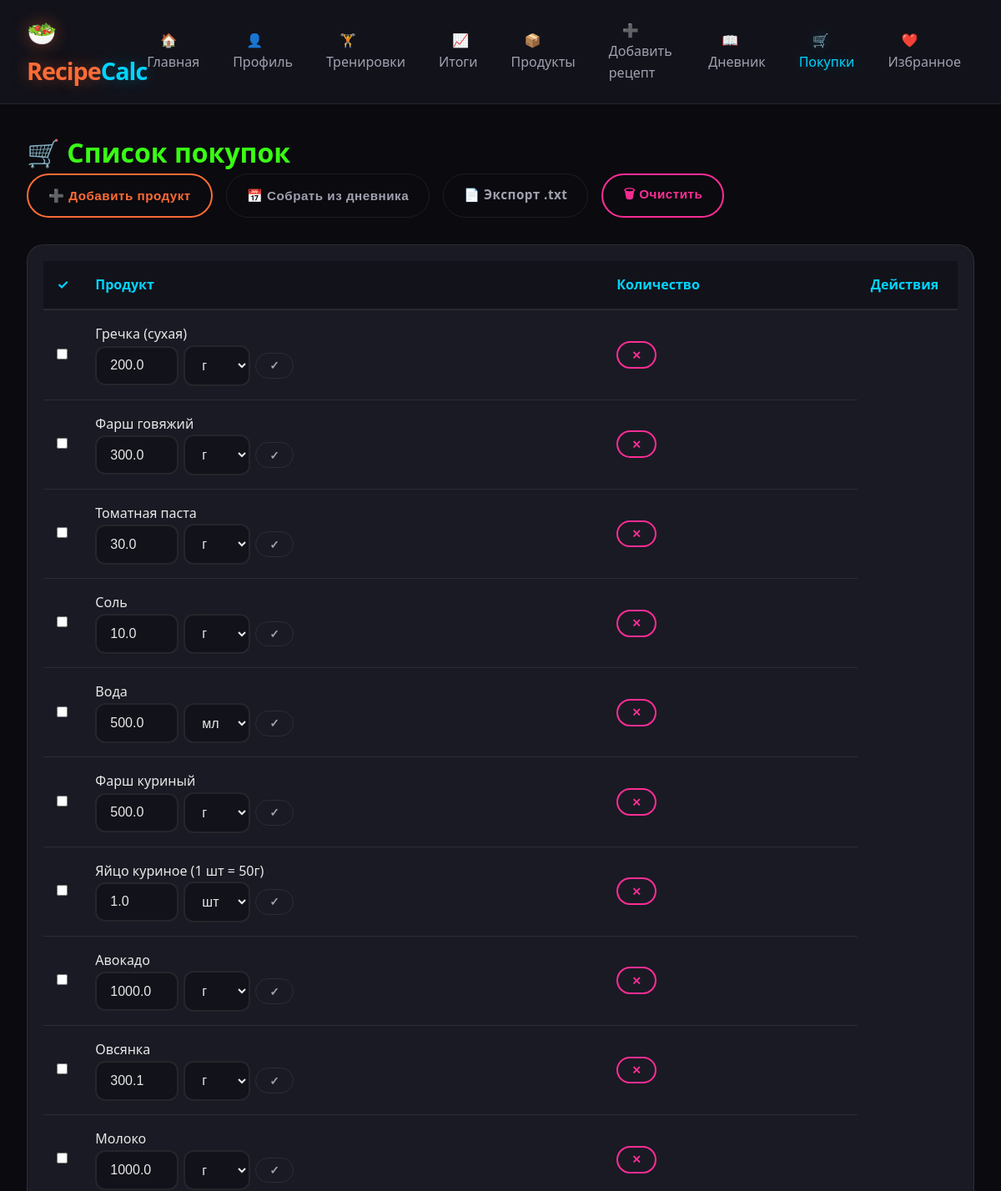
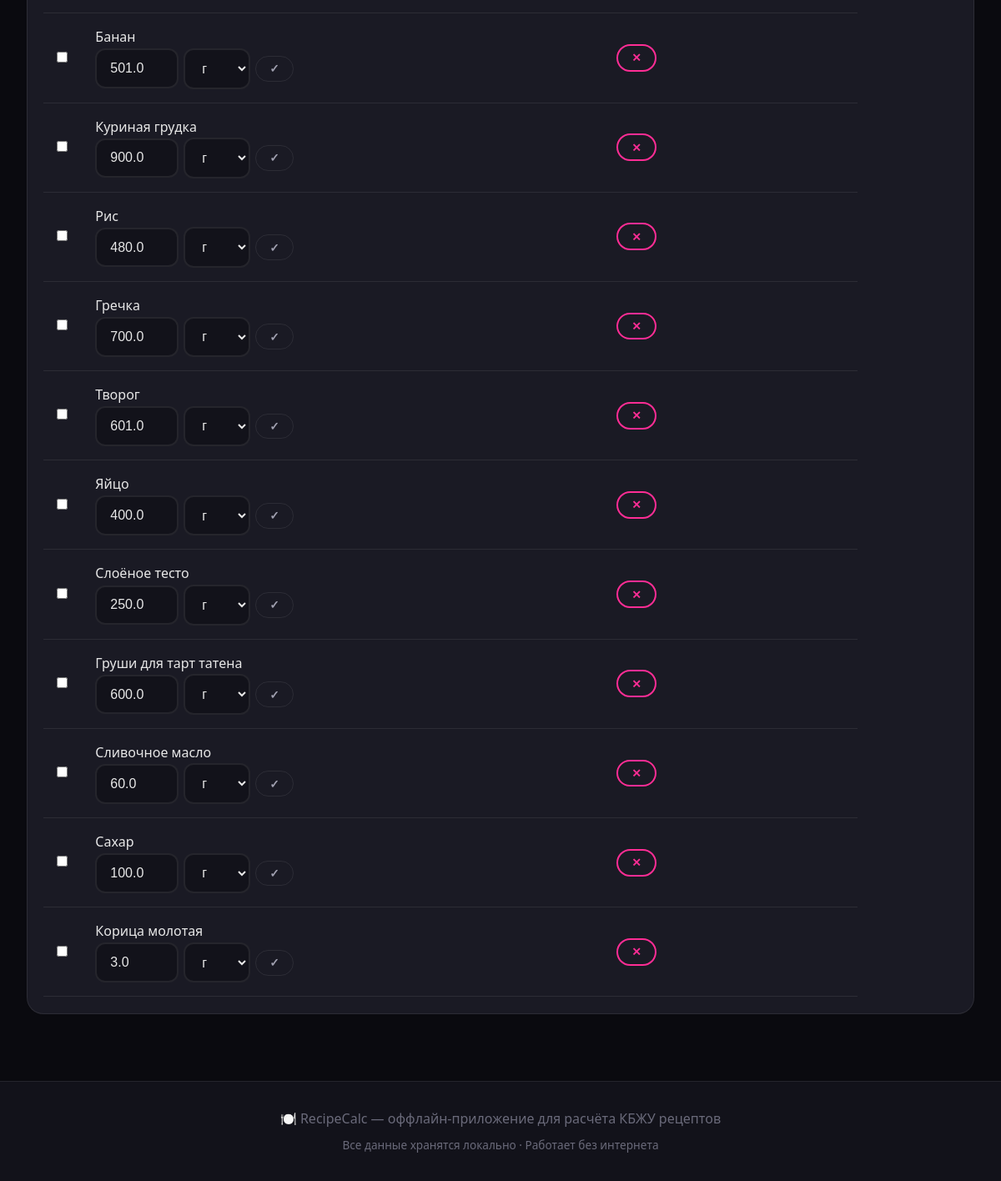
Screenshot of /shopping/ with the database file from the repository (2 pictures, top to bottom).
### models.py (models this page shows, shortened)
class ShoppingItem(db.Model):
    id = db.Column(db.Integer, primary_key=True)
    product_id = db.Column(db.Integer, db.ForeignKey('product.id'), nullable=True)  # может быть NULL
    name = db.Column(db.String(200), nullable=False)            # название на случай удаления продукта
    quantity = db.Column(db.Float, default=0.0)                 # количество
    unit = db.Column(db.String(20), default='г')                # единица измерения
    purchased = db.Column(db.Boolean, default=False)
    created_at = db.Column(db.DateTime, default=datetime.utcnow)
    updated_at = db.Column(db.DateTime, default=datetime.utcnow, onupdate=datetime.utcnow)

### routes/shopping.py (the view)
@shopping_bp.route('/')
def shopping_list():
    items = ShoppingItem.query.order_by(ShoppingItem.purchased, ShoppingItem.created_at).all()
    return render_template('shopping.html', items=items, today=date.today())

### templates/shopping.html (shortened to what this page needs)
{% extends "base.html" %}
{% block content %}
<h1 style="color: var(--neon-green);">🛒 Список покупок</h1>
<div class="d-flex gap-2 flex-wrap mb-4">
    <button class="btn btn-primary" onclick="showAddItemModal()">➕ Добавить продукт</button>
    <button class="btn btn-outline" onclick="showDiaryModal()">📅 Собрать из дневника</button>
    <a href="{{ url_for('shopping.export_txt') }}" class="btn btn-outline">📄 Экспорт .txt</a>
    <form method="POST" action="{{ url_for('shopping.clear_list') }}" onsubmit="return confirm('Очистить весь список?')">
        <button type="submit" class="btn btn-danger">🗑 Очистить</button>
    </form>
</div>
<div class="card">
    <div class="card-body">
        {% if items %}
        <table class="table">
            <thead>
                <tr>
                    <th style="width:40px;">✓</th>
                    <th>Продукт</th>
                    <th>Количество</th>
                    <th style="width:120px;">Действия</th>
                </tr>
            </thead>
            <tbody>
                {% for item in items %}
                <tr class="{% if item.purchased %}table-success{% endif %}" id="row-{{ item.id }}">
                    <td>
                        <input type="checkbox" class="form-check-input toggle-purchased" data-item-id="{{ item.id }}" {% if item.purchased %}checked{% endif %}>
                    </td>
                    <td>
                        <span class="{% if item.purchased %}text-decoration-line-through{% endif %}">{{ item.name }}</span>
                        <form method="POST" action="{{ url_for('shopping.update_item', item_id=item.id) }}" style="margin:0;">
                            <div style="display:flex; align-items:center; gap:6px;">
                                <input type="number" name="quantity" value="{{ item.quantity }}" step="0.1" min="0" style="width:100px;" class="form-control form-control-sm">
                                <select name="unit" class="form-control form-control-sm" style="width:80px;">
                                    <option value="г" {% if item.unit == 'г' %}selected{% endif %}>г</option>
                                    <option value="мл" {% if item.unit == 'мл' %}selected{% endif %}>мл</option>
                                    <option value="шт" {% if item.unit == 'шт' %}selected{% endif %}>шт</option>
                                </select>
                                <button type="submit" class="btn btn-sm btn-outline" style="flex-shrink:0;">✓</button>
                            </div>
                        </form>
                    <td>
                        <form method="POST" action="{{ url_for('shopping.delete_item', item_id=item.id) }}" onsubmit="return confirm('Удалить позицию?')">
                            <button type="submit" class="btn btn-sm btn-danger">✕</button>
                        </form>
                    </td>
                </tr>
                {% endfor %}
            </tbody>
        </table>
        {% else %}
        <p class="text-center mt-4">Список пуст. Добавьте продукты или соберите из рецептов/дневника.</p>
        {% endif %}
    </div>
</div>
{% endblock %}

### static/css/style.css (style rules this page uses)
:root { --bg-primary: #0a0a0f; --bg-secondary: #12121a; --bg-card: #1a1a24; --bg-card-hover: #222230; --neon-orange: #ff6b35; --neon-orange-glow: rgba(255, 107, 53, 0.4); --neon-green: #39ff14; --neon-green-glow: rgba(57, 255, 20, 0.3); --neon-blue: #00d4ff; --neon-blue-glow: rgba(0, 212, 255, 0.3); --neon-pink: #ff2d95; --neon-pink-glow: rgba(255, 45, 149, 0.3); --neon-yellow: #ffd700; --text-primary: #e8e8e8; --text-secondary: #a0a0b0; --text-muted: #6a6a7a; --border-color: rgba(255, 255, 255, 0.08); --success: #39ff14; --warning: #ffd700; --danger: #ff2d95; --radius-sm: 8px; --radius-md: 12px; --radius-lg: 20px; --radius-xl: 28px; --transition: all 0.3s cubic-bezier(0.4, 0, 0.2, 1); }
* { margin: 0; padding: 0; box-sizing: border-box; }
body { font-family: 'Segoe UI', system-ui, -apple-system, sans-serif; background: var(--bg-primary); color: var(--text-primary); line-height: 1.6; min-height: 100vh; }
.btn { display: inline-block; padding: 0.7rem 1.5rem; border: 2px solid transparent; border-radius: var(--radius-xl); font-weight: 600; text-decoration: none; cursor: pointer; transition: var(--transition); font-size: 0.95rem; letter-spacing: 0.5px; }
.btn-primary { background: transparent; border-color: var(--neon-orange); color: var(--neon-orange); }
.btn-danger { background: transparent; border-color: var(--danger); color: var(--danger); }
.btn-sm { padding: 0.4rem 1rem; font-size: 0.85rem; }
.card { position: relative; }
.card { background: var(--bg-card); border: 1px solid var(--border-color); border-radius: var(--radius-lg); overflow: hidden; transition: var(--transition); display: flex; flex-direction: column; height: 100%; }
.card-body { padding: 1.2rem; flex: 1; display: flex; flex-direction: column; }
.form-control { width: 100%; padding: 0.8rem 1rem; background: var(--bg-secondary); border: 2px solid var(--border-color); border-radius: var(--radius-md); color: var(--text-primary); font-size: 1rem; transition: var(--transition); }
select.form-control { cursor: pointer; }
table { width: 100%; border-collapse: collapse; }
th { background: var(--bg-secondary); padding: 1rem; text-align: left; font-weight: 700; color: var(--neon-blue); border-bottom: 2px solid var(--border-color); }
td { padding: 1rem; border-bottom: 1px solid var(--border-color); }
.mb-4 { margin-bottom: 2rem; }
.d-flex { display: flex; }
.gap-2 { gap: 1rem; }
.flex-wrap { flex-wrap: wrap; }
.card { animation: fadeIn 0.5s ease-out forwards; }
.btn-outline { background: transparent; border: 1px solid var(--border-color); color: var(--text-secondary); }

### rows the page displays
ShoppingItem: name "Гречка (сухая)", quantity "200.0", unit "г"
ShoppingItem: name "Фарш говяжий", quantity "300.0", unit "г"
ShoppingItem: name "Томатная паста", quantity "30.0", unit "г"
ShoppingItem: name "Соль", quantity "10.0", unit "г"
ShoppingItem: name "Вода", quantity "500.0", unit "мл"
ShoppingItem: name "Фарш куриный", quantity "500.0", unit "г"
ShoppingItem: name "Яйцо куриное (1 шт = 50г)", quantity "1.0", unit "шт"
ShoppingItem: name "Авокадо", quantity "1000.0", unit "г"
ShoppingItem: name "Овсянка", quantity "300.1", unit "г"
ShoppingItem: name "Молоко", quantity "1000.0", unit "г"
ShoppingItem: name "Банан", quantity "501.0", unit "г"
ShoppingItem: name "Куриная грудка", quantity "900.0", unit "г"
ShoppingItem: name "Рис", quantity "480.0", unit "г"
ShoppingItem: name "Гречка", quantity "700.0", unit "г"
ShoppingItem: name "Творог", quantity "601.0", unit "г"
ShoppingItem: name "Яйцо", quantity "400.0", unit "г"
ShoppingItem: name "Слоёное тесто", quantity "250.0", unit "г"
ShoppingItem: name "Груши для тарт татена", quantity "600.0", unit "г"
ShoppingItem: name "Сливочное масло", quantity "60.0", unit "г"
ShoppingItem: name "Сахар", quantity "100.0", unit "г"
ShoppingItem: name "Корица молотая", quantity "3.0", unit "г"
